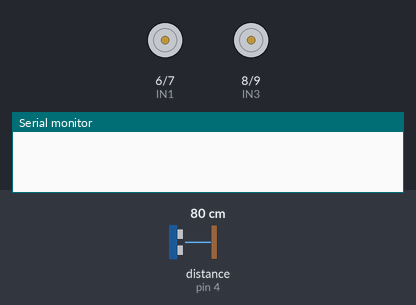
The sketch below on a simulated Arduino Uno, built with avr-gcc and run on an emulated ATmega328P. Shown: motor-driver pin pairs drawn as motors (green arrow = first pin HIGH = forward, orange = second pin HIGH = backward, longer = more drive, scaled by the enable pin), the last lines printed to the serial monitor. Wiring (inferred from the names in the program): ultrasonic range finder: trigger pin 5; echo pin 4. The test bench sets the inputs (shaded band); at power-on: distance to the obstacle (sensor on pin 4) 80 cm. The echo pulse lasts 58.3 µs per cm.

Above: at 0.1 s.
At 2.2 s:
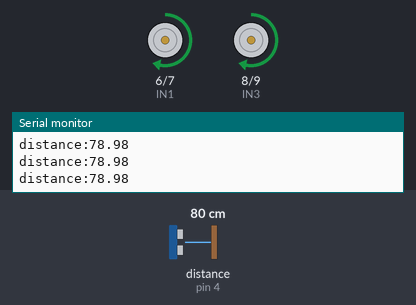
2.3 s: distance to the obstacle (sensor on pin 4) set to 2 cm
5.3 s: distance to the obstacle (sensor on pin 4) set to 120 cm
At 6.2 s:
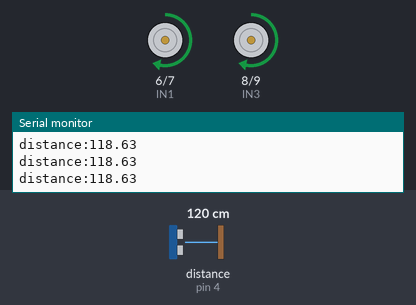
Timing chart, 0 to 8.3 s (numbered marks = the images above; inputs shaded):
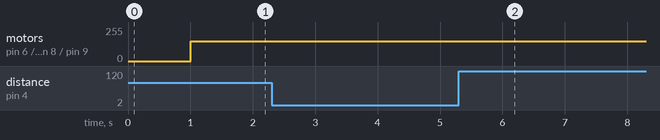

The sketch:

control_car.ino
```cpp
//mofifunoluwa.k.control_car
//2023 work
float controlpwm = 0.00;
float kp = 3.00;
float ki = 0.3;
float kd = 0.00;
float error = 0.00;
float preerror = 0.00;
float errorsum = 0.00;
float desired = 20.00;
float actual = 0.00;
int TRIG = 5;
int ECHO = 4;
int IN1 = 6;
int IN2 = 7;
int IN3 = 8;
int IN4 = 9;
int ENA = 3;
int ENB = 10;
float timeduration;
float distance;
float distance_cm;


void setup() {


  Serial.begin(9600);

  pinMode(TRIG, OUTPUT);
  pinMode(ECHO, INPUT);

  pinMode(IN1, OUTPUT);
  pinMode(IN2, OUTPUT);
  pinMode(ENA, OUTPUT);

  pinMode(IN3, OUTPUT);
  pinMode(IN4, OUTPUT);
  pinMode(ENB, OUTPUT);
  delay(1000);
}


void loop() {
  actual = get_distance();
  preerror = error;
  error = desired - actual;
  errorsum = errorsum + error;
  controlpwm = (kp * error) + (ki * errorsum) + kd * (error - preerror);
  movePID(controlpwm);
  distance_cm = get_distance();
  Serial.print("distance:");
  Serial.println(distance_cm);

  // if (distance_cm > 25.0) {
  //   forward();
  // } else {
  //   stop();
  // }
}


float get_distance() {

  digitalWrite(TRIG, LOW);
  delayMicroseconds(2);
  digitalWrite(TRIG, HIGH);
  delayMicroseconds(10);
  digitalWrite(TRIG, LOW);
  //  delayMicroseconds(2);
  timeduration = pulseIn(ECHO, HIGH);
  distance = (timeduration / 2) * 0.034;


  return (distance);
}


void stop() {
  digitalWrite(IN1, LOW);
  digitalWrite(IN2, LOW);
  digitalWrite(IN3, LOW);
  digitalWrite(IN4, LOW);
  analogWrite(ENA, 0);
  analogWrite(ENB, 0);
}


void forward() {
  digitalWrite(IN1, HIGH);
  digitalWrite(IN2, LOW);
  digitalWrite(IN3, HIGH);
  digitalWrite(IN4, LOW);
}


void right(int Speed) {
  digitalWrite(IN1, HIGH);
  digitalWrite(IN2, LOW);
  digitalWrite(IN3, HIGH);
  digitalWrite(IN4, LOW);
  analogWrite(ENA, Speed);
  analogWrite(ENB, Speed / 2);
}


void left(int Speed) {
  digitalWrite(IN1, HIGH);
  digitalWrite(IN2, LOW);
  digitalWrite(IN3, HIGH);
  digitalWrite(IN4, LOW);
  analogWrite(ENA, Speed / 2);
  analogWrite(ENB, Speed);
}


void reverse() {
  digitalWrite(IN1, LOW);
  digitalWrite(IN2, HIGH);
  digitalWrite(IN3, LOW);
  digitalWrite(IN4, HIGH);
}


void movePID(float speed) {
  int signpwm;
  if (speed >= 0) {
    signpwm = 1;
    speed = speed * 4;
  } else {
    signpwm = -1;
  }
  int magpwm = constrain(abs(speed), 0, 150);
  analogWrite(ENA, magpwm);
  analogWrite(ENB, magpwm);
  if (signpwm == -1) {
    forward();
  } else {
    reverse();
  }
}
```

Measured:
- after the input at 5.3 s, motor on pin 6 (IN1) / pin 7 (IN2), motor on pin 8 (IN3) / pin 9 (IN4): stays forward 150/255 (without the input it goes to forward 149/255 after 0.55 s)
